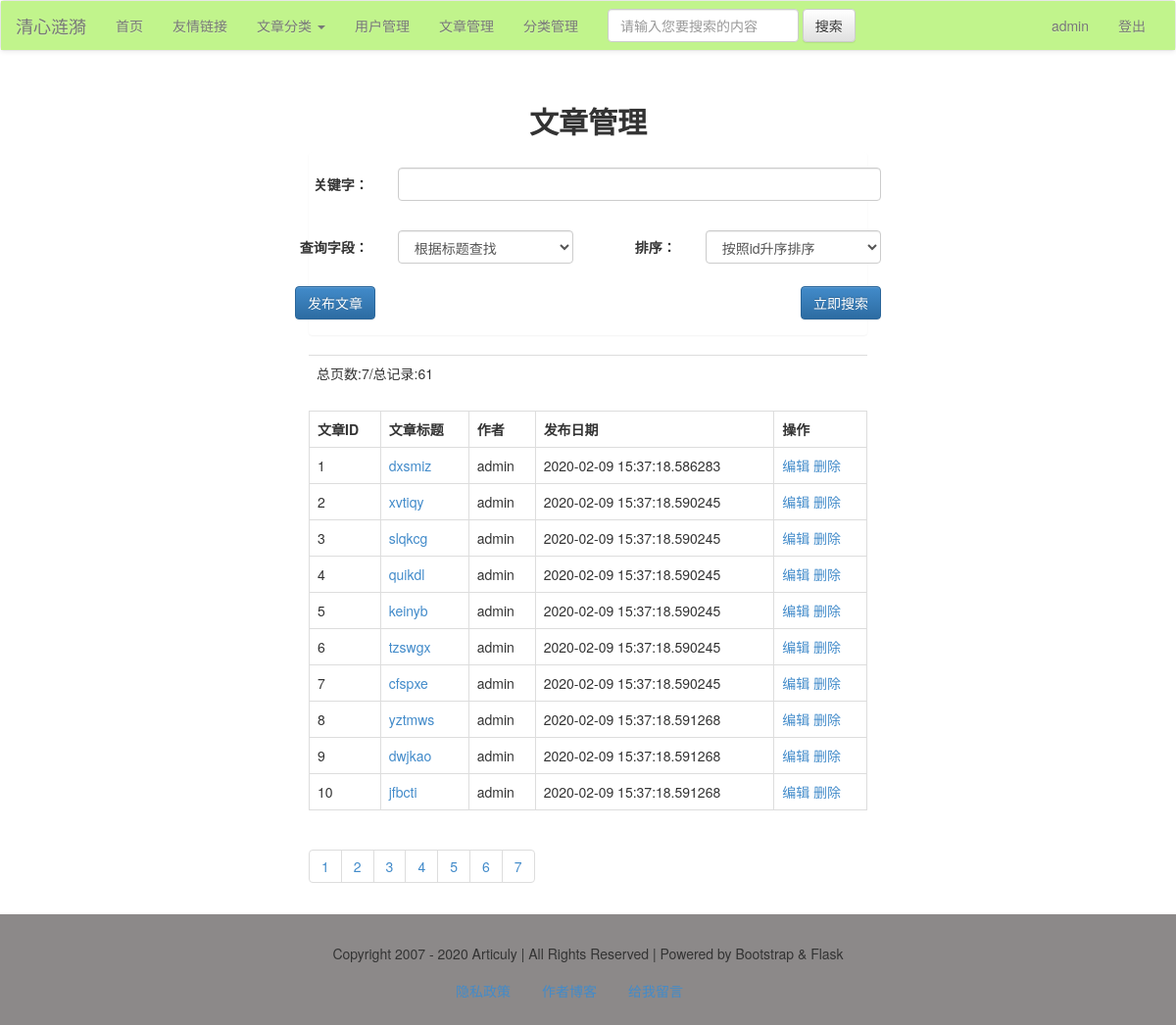
The page /article/list (signed in) on the database as committed earlier.
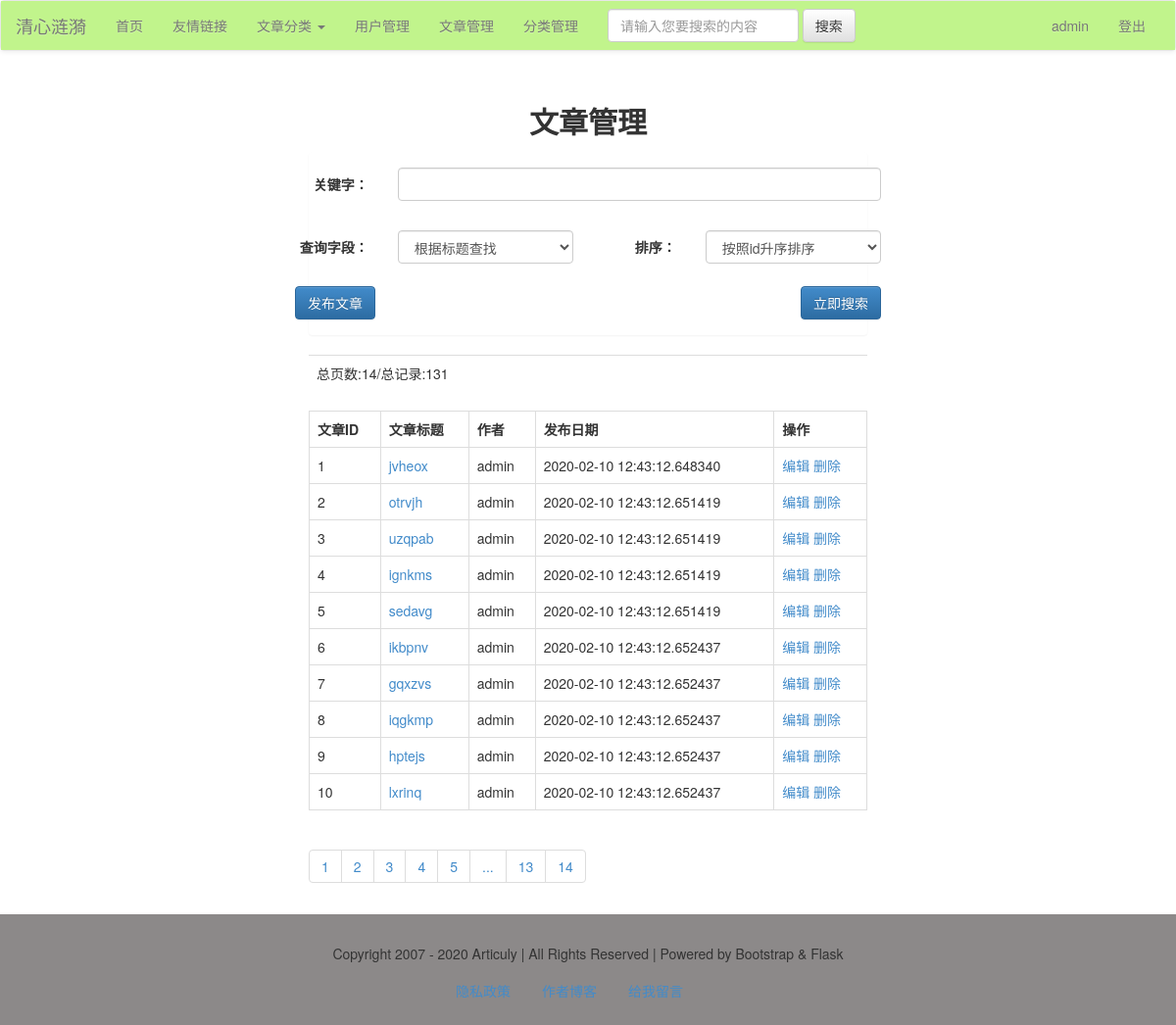
The same page on the database as committed later.
### models.py (models this page shows)
class Article(db.Model):
    id = db.Column(db.Integer, primary_key=True)
    title = db.Column(db.String)
    intro = db.Column(db.String)
    author = db.Column(db.String)
    content = db.Column(db.Text)
    pubdate = db.Column(db.DateTime, default=datetime.now)
    cate_id = db.Column(db.Integer, db.ForeignKey('category.cate_id'))

### views/articles.py (the view)
@article_app.route("/list/<int:page>", methods=['get', 'post'])
@article_app.route("/list", defaults={"page": 1}, methods=['get', 'post'])
@login_required
def list(page):
    if request.method == 'POST':
        q = request.form['q']
        condition = {request.form['field']: q}
        if request.form['field'] == 'title':
            condition = Article.title.like('%%%s%%' % q)
        else:
            condition = Article.content.like('%%%s%%' % q)
        if request.form['order'] == '1':
            order = Article.id.asc()
        else:
            order = Article.id.desc()
        res = Article.query.filter(condition).order_by(order).paginate(page, 10)
    else:
        res = Article.query.paginate(page, 10)
    articles = res.items
    pageList = res.iter_pages()
    total = res.total
    pages = res.pages
    return render_template("article/article_list.html", articles=articles, pageList=pageList, total=total, pages=pages)

### app.py (called while the page is built)
@app.context_processor
def account():
    username = session.get('user')
    return {'username': username}

@app.context_processor
def getCateList():
    cates = Category.query.all()
    return {'cates': cates}

### libs.py (called while the page is built)
def login_required(func):
    @wraps(func)
    def decorator_nest(*args, **kwargs):
        if not 'user' in session:
            return redirect(url_for('login'))
        else:
            print(func)
            return func(*args, **kwargs)
    return decorator_nest

### templates/article/article_list.html (shortened to what the changed rows need)
{% extends "base.html" %}
{% block content %}
    <div class="container-fluid">
        <div class="row">
            <div class="main col-lg-6 col-lg-offset-3 col-md-8 col-md-offset-2 col-sm-10 col-sm-offset-1 col-xs-12">
                <h2 class="text-center"><b>文章管理</b></h2>
                <table class="table">
                    <tr>
                        <td>总页数:{{ pages }}/总记录:{{ total }}</td>
                    </tr>
                </table>
                <table class="table table-bordered">
                    <tr>
                        <th>文章ID</th>
                        <th>文章标题</th>
                        <th>作者</th>
                        <th>发布日期</th>
                        <th>操作</th>
                    </tr>
                    {% for article in articles %}
                        <tr>
                            <td>{{ article.id }}</td>
                            <td>
                                <a href="{{ url_for("article_app.view", article_id=article.id) }}">{{ article.title }}</a>
                            </td>
                            <td>{{ article.author }}</td>
                            <td>{{ article.pubdate }}</td>
                            <td>
                                <a href="{{ url_for("article_app.edit", article_id=article.id) }}">编辑</a>
                                <a href="{{ url_for("article_app.delete", article_id=article.id) }}">删除</a>
                            </td>
                        </tr>
                    {% endfor %}
                </table>
                <ul class="pagination">
                    {% for page in pageList %}
                        {% if page!=None %}
                            <li><a href="{{ url_for("article_app.list", page=page) }}">{{ page }}</a></li>
                        {% else %}
                            <li><a href="#">...</a></li>
                        {% endif %}
                    {% endfor %}
                </ul>
            </div>
        </div>
    </div>
{% endblock %}

Rows that differ between the two databases and show on the page:
changed Article id 1: title "dxsmiz" → "jvheox"; pubdate "2020-02-09 15:37:18.586283" → "2020-02-10 12:43:12.648340"
changed Article id 2: title "xvtiqy" → "otrvjh"; pubdate "2020-02-09 15:37:18.590245" → "2020-02-10 12:43:12.651419"
changed Article id 3: title "slqkcg" → "uzqpab"; pubdate "2020-02-09 15:37:18.590245" → "2020-02-10 12:43:12.651419"
changed Article id 4: title "quikdl" → "ignkms"; pubdate "2020-02-09 15:37:18.590245" → "2020-02-10 12:43:12.651419"
changed Article id 5: title "keinyb" → "sedavg"; pubdate "2020-02-09 15:37:18.590245" → "2020-02-10 12:43:12.651419"
changed Article id 6: title "tzswgx" → "ikbpnv"; pubdate "2020-02-09 15:37:18.590245" → "2020-02-10 12:43:12.652437"
changed Article id 7: title "cfspxe" → "gqxzvs"; pubdate "2020-02-09 15:37:18.590245" → "2020-02-10 12:43:12.652437"
changed Article id 8: title "yztmws" → "iqgkmp"; pubdate "2020-02-09 15:37:18.591268" → "2020-02-10 12:43:12.652437"
changed Article id 9: title "dwjkao" → "hptejs"; pubdate "2020-02-09 15:37:18.591268" → "2020-02-10 12:43:12.652437"
changed Article id 10: title "jfbcti" → "lxrinq"; pubdate "2020-02-09 15:37:18.591268" → "2020-02-10 12:43:12.652437"
Other text that changed with them:
{{ pages }}: "7" → "14"
{{ total }}: "61" → "131"
new list line: "13"
new list line: "14"
list line gone: "6"
list line gone: "7"
